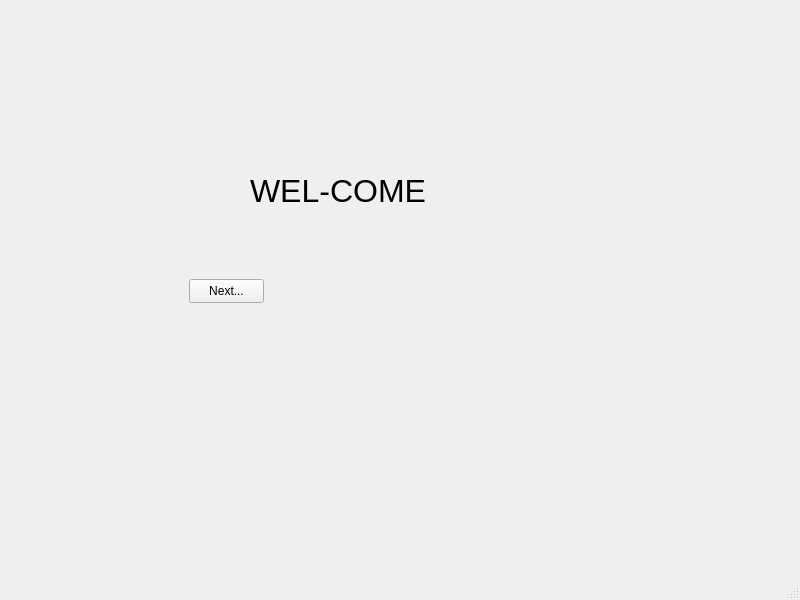
<?xml version="1.0" encoding="UTF-8"?>
<ui version="4.0">
 <class>MainWindow</class>
 <widget class="QMainWindow" name="MainWindow">
  <property name="geometry">
   <rect>
    <x>0</x>
    <y>0</y>
    <width>800</width>
    <height>600</height>
   </rect>
  </property>
  <property name="windowTitle">
   <string>MainWindow</string>
  </property>
  <widget class="QWidget" name="centralwidget">
   <widget class="QLabel" name="label">
    <property name="geometry">
     <rect>
      <x>250</x>
      <y>150</y>
      <width>271</width>
      <height>81</height>
     </rect>
    </property>
    <property name="font">
     <font>
      <pointsize>24</pointsize>
     </font>
    </property>
    <property name="text">
     <string>WEL-COME</string>
    </property>
   </widget>
   <widget class="QStackedWidget" name="stackedWidget">
    <property name="geometry">
     <rect>
      <x>179</x>
      <y>259</y>
      <width>321</width>
      <height>91</height>
     </rect>
    </property>
    <property name="currentIndex">
     <number>1</number>
    </property>
    <widget class="QWidget" name="LoginPage"/>
    <widget class="QWidget" name="welcomepage">
     <widget class="QPushButton" name="NextButton">
      <property name="geometry">
       <rect>
        <x>10</x>
        <y>20</y>
        <width>75</width>
        <height>24</height>
       </rect>
      </property>
      <property name="text">
       <string>Next...</string>
      </property>
     </widget>
    </widget>
    <widget class="QWidget" name="EmployeeDashborad"/>
   </widget>
  </widget>
  <widget class="QMenuBar" name="menubar">
   <property name="geometry">
    <rect>
     <x>0</x>
     <y>0</y>
     <width>800</width>
     <height>22</height>
    </rect>
   </property>
  </widget>
  <widget class="QStatusBar" name="statusbar"/>
 </widget>
 <resources/>
 <connections/>
</ui>
